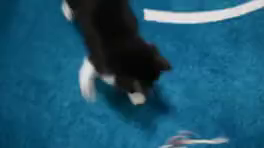
#> input picture frame 25 of DZ1/video.mp4, 264 x 148 px
$ python depth_video.py   (older library calls are emulated)
#> lines starting #> are read from the running program, lines starting #| are printed output that depends on the picture
import cv2
import numpy as np

# =========================================================
# FILES
# =========================================================

INPUT_VIDEO = "video.mp4"
CALIBRATION_FILE = "depth_video.npz"

# =========================================================
# LOAD STEREO PARAMETERS
# =========================================================

calib = np.load(CALIBRATION_FILE)
#> (reads DZ6/depth_video.npz from the repository)

left_matrix = calib["K1"]
left_dist = calib["D1"]

right_matrix = calib["K2"]
right_dist = calib["D2"]

rotation = calib["R"]
translation = calib["T"]

# =========================================================
# VIDEO SOURCE
# =========================================================

stream = cv2.VideoCapture(INPUT_VIDEO)

status, first_frame = stream.read()
#> first_frame is the input picture: shape (148, 264, 3); mean B, G, R 113.3, 87.1, 29.3

if not status:
    print("Не удалось открыть видеофайл")
    exit()

# =========================================================
# FRAME SPLITTING
# =========================================================

frame_h, frame_w = first_frame.shape[:2]
#> frame_h = 148; frame_w = 264

middle = frame_w // 2
#> middle = 132

sample_left = first_frame[:, :middle]
sample_right = first_frame[:, middle:]

img_h, img_w = sample_left.shape[:2]
#> img_h = 148; img_w = 132

# =========================================================
# STEREO RECTIFICATION
# =========================================================

rect_l, rect_r, proj_l, proj_r, depth_matrix, crop1, crop2 = cv2.stereoRectify(
    left_matrix,
    left_dist,
    right_matrix,
    right_dist,
    (img_w, img_h),
    rotation,
    translation
)
#> crop1 = (51, 19, 81, 125); crop2 = (0, 12, 122, 136)

# =========================================================
# UNDISTORTION MAPS
# =========================================================

left_map_x, left_map_y = cv2.initUndistortRectifyMap(
    left_matrix,
    left_dist,
    rect_l,
    proj_l,
    (img_w, img_h),
    cv2.CV_32FC1
)

right_map_x, right_map_y = cv2.initUndistortRectifyMap(
    right_matrix,
    right_dist,
    rect_r,
    proj_r,
    (img_w, img_h),
    cv2.CV_32FC1
)

# =========================================================
# DISPARITY ESTIMATOR
# =========================================================

depth_estimator = cv2.StereoSGBM_create(
    minDisparity=0,
    numDisparities=16 * 8,
    blockSize=5,
    P1=8 * 3 * (5 ** 2),
    P2=32 * 3 * (5 ** 2),
    disp12MaxDiff=1,
    uniquenessRatio=10,
    speckleWindowSize=100,
    speckleRange=32
)

# =========================================================
# MAIN PROCESSING LOOP
# =========================================================

while True:

    success, stereo_frame = stream.read()
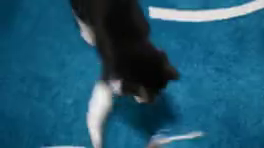
#> input picture frame 26 of DZ1/video.mp4, 264 x 148 px
#> stereo_frame is the input picture: shape (148, 264, 3); mean B, G, R 112.2, 87, 31.7

    if not success:
        break

    # =====================================================
    # SPLIT STEREO FRAME
    # =====================================================

    left_raw = stereo_frame[:, :middle]
    right_raw = stereo_frame[:, middle:]

    # =====================================================
    # IMAGE RECTIFICATION
    # =====================================================

    fixed_left = cv2.remap(
        left_raw,
        left_map_x,
        left_map_y,
        cv2.INTER_LINEAR
    )

    fixed_right = cv2.remap(
        right_raw,
        right_map_x,
        right_map_y,
        cv2.INTER_LINEAR
    )

    # =====================================================
    # CONVERT TO GRAYSCALE
    # =====================================================

    gray_l = cv2.cvtColor(
        fixed_left,
        cv2.COLOR_BGR2GRAY
    )
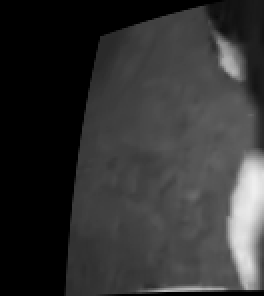
#> gray_l: shape (148, 132) (shown 2 times larger); min 0, max 238, mean 51.2

    gray_r = cv2.cvtColor(
        fixed_right,
        cv2.COLOR_BGR2GRAY
    )
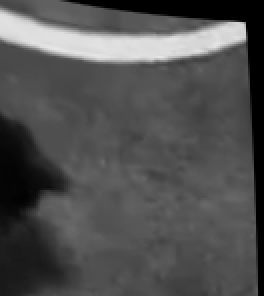
#> gray_r: shape (148, 132) (shown 2 times larger); min 0, max 231, mean 80.5

    # =====================================================
    # CALCULATE DISPARITY
    # =====================================================

    disparity_map = depth_estimator.compute(
        gray_l,
        gray_r
    ).astype(np.float32)
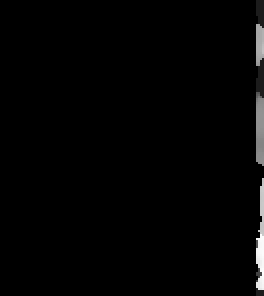
#> disparity_map: shape (148, 132) float32 (shown 2 times larger); min -16, max 128, mean -14.1; drawn with min black and max white

    disparity_map /= 16.0

    # =====================================================
    # NORMALIZATION
    # =====================================================

    disparity_norm = cv2.normalize(
        disparity_map,
        None,
        alpha=0,
        beta=255,
        norm_type=cv2.NORM_MINMAX
    )

    disparity_norm = disparity_norm.astype(np.uint8)

    # =====================================================
    # APPLY COLOR VISUALIZATION
    # =====================================================

    depth_colored = cv2.applyColorMap(
        disparity_norm,
        cv2.COLORMAP_TURBO
    )
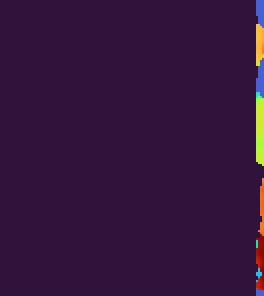
#> depth_colored: shape (148, 132, 3) (shown 2 times larger); mean B, G, R 59.7, 21.1, 50.9

    # =====================================================
    # DRAW HELPER LINES
    # =====================================================

    for y in range(0, img_h, 40):
        cv2.line(fixed_left, (0, y), (img_w, y), (0, 255, 0), 1)
        cv2.line(fixed_right, (0, y), (img_w, y), (0, 255, 0), 1)
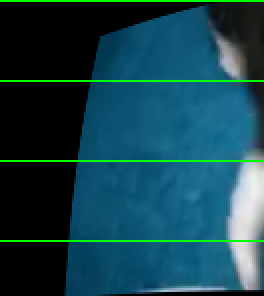
#> fixed_left: shape (148, 132, 3) (shown 2 times larger); mean B, G, R 77, 66.6, 21
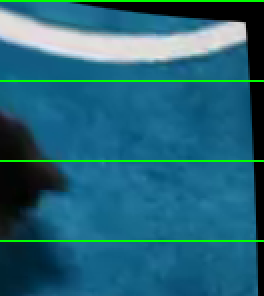
#> fixed_right: shape (148, 132, 3) (shown 2 times larger); mean B, G, R 119.7, 100, 35.5

    # =====================================================
    # DISPLAY WINDOWS
    # =====================================================

    cv2.imshow("Rectified Left Camera", fixed_left)
    cv2.imshow("Rectified Right Camera", fixed_right)
    cv2.imshow("Depth / Disparity", depth_colored)

    pressed = cv2.waitKey(1)
#> (key Esc is pressed here)

    if pressed == 27:
        break

# =========================================================
# RELEASE RESOURCES
# =========================================================

stream.release()
cv2.destroyAllWindows()
